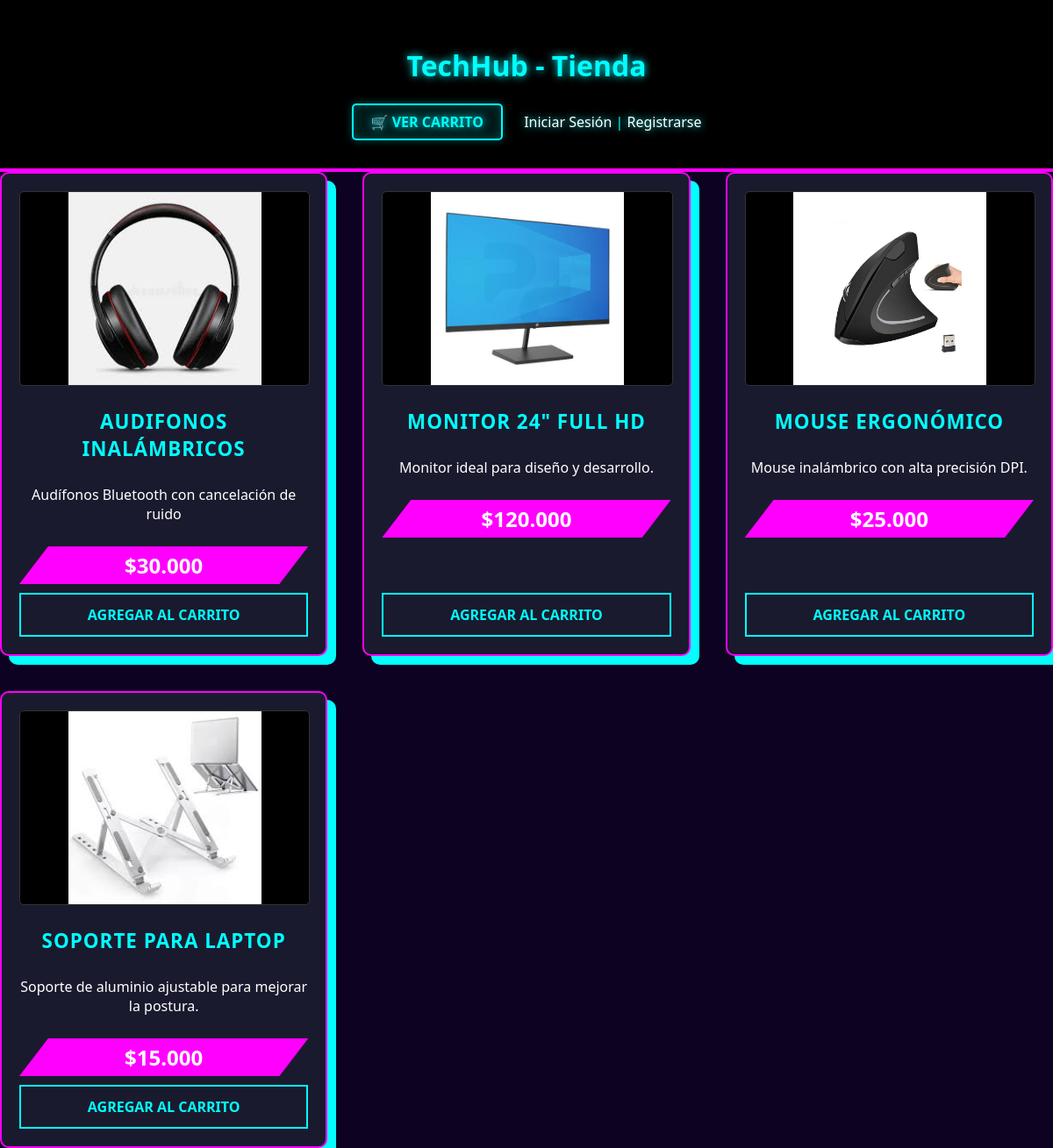
The page / on the database its author committed.
### tables this page shows
CREATE TABLE IF NOT EXISTS productos (
    id INT AUTO_INCREMENT PRIMARY KEY,
    nombre VARCHAR(100) NOT NULL,
    descripcion TEXT,
    precio INT NOT NULL,
    imagen VARCHAR(255),
    stock INT DEFAULT 15
);

### Clases/producto.php (called while the page is built, shortened)
<?php
class Producto {
    private $conn;
    private $table_name = "productos";
    public function __construct($db) {
        $this->conn = $db;
    }
    public function LeerTodos() {
        $query = "SELECT * FROM " . $this->table_name;
        $stmt = $this->conn->prepare($query);
        $stmt->execute();
        return $stmt;
    }
}
?>

### index.php (the view, shortened to what this page needs)
<?php
require_once 'Clases/producto.php';
$database = new Database();
$db = $database->getConnection();
$producto = new Producto($db);
$stmt = $producto->LeerTodos();
?>
<!DOCTYPE html>
<html lang="es">
<head>
</head>
<body>
    <header>
    <h1>TechHub - Tienda</h1>
    <div style="margin-top: 10px;">
        <a href="revisar_carrito.php" class="btn-carrito-retro">🛒 Ver Carrito </a>
        <?php if(isset($_SESSION['usuario_nombre'])): ?>
            <span>  ¡Hola! <strong style="color: #f0f; text-shadow: 0 0 5px #f0f;">
                <?php echo $_SESSION['usuario_nombre']; ?>
            </strong></span> |
            <a href="logout.php" style="color: white; text-decoration: none;">Cerrar Sesión</a>
        <?php else: ?>
            <a href="login.php" style="color: white; text-decoration: none;">Iniciar Sesión</a> |
            <a href="registro.php" style="color: white; text-decoration: none;">Registrarse</a>
        <?php endif; ?>
    </div>
</header>
    <div class="contenedor-productos">
    <?php while ($row = $stmt->fetch(PDO::FETCH_ASSOC)): ?>
        <div class="card">
            <img src="imagenes/<?php echo $row['imagen']; ?>" alt="<?php echo $row['nombre']; ?>" class="producto-img">
            <h3><?php echo $row['nombre']; ?></h3>
            <p><?php echo $row['descripcion']; ?></p>
            <p class="precio">$<?php echo number_format($row['precio'], 0, ',', '.'); ?></p>
            <?php if(isset($_SESSION['usuario_nombre'])): ?>
                <a href="agregar_al_carrito.php?id=<?php echo $row['id']; ?>" class="btn-comprar">Agregar al carrito</a>
            <?php else: ?>
                <a href="javascript:void(0);" onclick="alertaLogin();" class="btn-comprar">Agregar al carrito</a>
            <?php endif; ?>
            </div>
    <?php endwhile; ?>
</div>
</body>
</html>

### index.php (style rules this page uses)
body { font-family: 'Segoe UI', sans-serif; background-color: #0d0221; color: #fff; margin: 0; padding: 0; }
header { background-color: #000; color: #0ff; padding: 2rem; text-align: center; border-bottom: 4px solid #f0f; text-shadow: 0 0 10px #0ff; }
.contenedor-productos { display: grid; grid-template-columns: repeat(auto-fill, minmax(280px, 1fr)); gap: 40px; }
.card { background: #1a1a2e; border: 2px solid #f0f; border-radius: 10px; padding: 20px; display: flex; flex-direction: column; text-align: center; transition: all 0.3s cubic-bezier(0.175, 0.885, 0.32, 1.275); box-shadow: 10px 10px 0px #0ff; }
.producto-img { width: 100%; height: 220px; object-fit: contain; background: #000; border-radius: 5px; margin-bottom: 15px; border: 1px solid #333; }
.card h3 { color: #0ff; font-size: 1.4rem; margin: 10px 0; text-transform: uppercase; letter-spacing: 1px; }
.precio { color: #fff; background: #f0f; font-size: 1.5rem; font-weight: bold; display: inline-block; padding: 5px 15px; margin: 10px 0; clip-path: polygon(10% 0, 100% 0, 90% 100%, 0 100%); }
.btn-comprar { display: block; background-color: transparent; color: #0ff; padding: 12px; text-decoration: none; font-weight: bold; border: 2px solid #0ff; margin-top: auto; text-transform: uppercase; transition: all 0.2s; }
.btn-carrito-retro { background: rgba(0, 255, 255, 0.1); border: 2px solid #0ff; padding: 8px 20px; color: #0ff; text-decoration: none; font-weight: bold; text-transform: uppercase; border-radius: 5px; margin-right: 20px; display: inline-block; transition: all 0.3s; box-shadow: 0 0 10px rgba(0, 255, 255, 0.3), inset 0 0 10px rgba(0, 255, 255, 0.2); }

### rows shown on the page
productos: imagen (picture), nombre "AUDIFONOS INALÁMBRICOS", descripcion "Audífonos Bluetooth con cancelación de ruido", precio "30.000"
productos: imagen (picture), nombre "MONITOR 24\" FULL HD", descripcion "Monitor ideal para diseño y desarrollo.", precio "120.000"
productos: imagen (picture), nombre "MOUSE ERGONÓMICO", descripcion "Mouse inalámbrico con alta precisión DPI.", precio "25.000"
productos: imagen (picture), nombre "SOPORTE PARA LAPTOP", descripcion "Soporte de aluminio ajustable para mejorar la postura.", precio "15.000"
